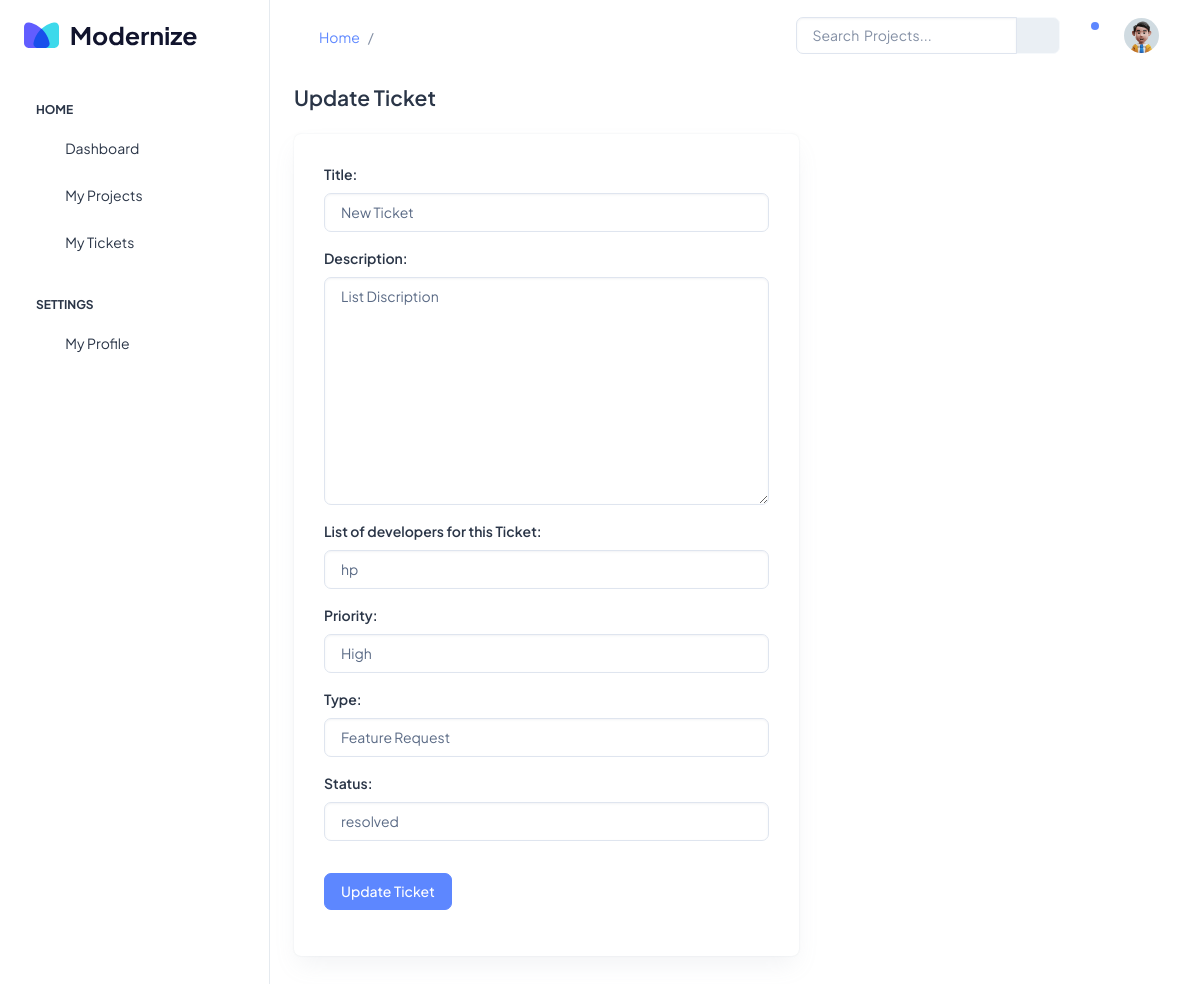
/tickets/1/update, run on the app's committed database.
### tickets/models.py (models this page shows)
class Ticket(models.Model):
    ORDER_STATUS = (
        ("new", "new"),
        ("open", "open"),
        ("inprogress", "inprogress"),
        ("resolved", "resolved"),
        ("additional information required", "additional information required"),
    )
    PRIORITY = {
        ("None", "None"),
        ("Low", "Low"),
        ("Medium", "Medium"),
        ("High", "High"),
    }
    TYPE = {
        ("Bugs/Errors", "Bugs/Errors"),
        ("Feature request", "Feature Request"),
        ("Other Comments", "Other Comments"),
        ("Traning/documents request", "Traning/documents Request"),
    }
    title = models.CharField(max_length=200)
    description = models.TextField()
    status = models.CharField(max_length=40, choices=ORDER_STATUS)
    priority = models.CharField(max_length=40, choices=PRIORITY)
    type = models.CharField(max_length=40, choices=TYPE)
    project = models.ForeignKey(to=Project, on_delete=models.CASCADE)
    submitter = models.ForeignKey(
        to=User, related_name="submitter", on_delete=models.CASCADE
    )
    developer = models.ForeignKey(
        to=User,
        related_name="developer",
        on_delete=models.CASCADE,
    )
    created_at = models.DateTimeField(auto_now_add=True)
    updated_at = models.DateTimeField(auto_now=True)

### tickets/views.py (the view)
# urls.py: path("<int:pk>/update", views.TicketUpdateView.as_view(), name="update_ticket"),
class TicketUpdateView(UpdateView):
    template_name = "tickets/update_ticket.html"
    form_class = TicketForm
    model = Ticket
    context_object_name = "ticket"
    success_url = "/tickets"

### tickets/forms.py
class TicketForm(forms.ModelForm):
    class Meta:
        model = Ticket
        fields = ["title", "description", "developer", "priority", "type", "status"]
        labels = {"developer": "List of developers for this Ticket"}
    def __init__(self, *args, **kwargs):
        project_id = kwargs.pop("project_id", None)
        super(TicketForm, self).__init__(*args, **kwargs)
        if project_id:
            project = Project.objects.get(pk=project_id)
            self.fields["developer"] = forms.ModelChoiceField(
                queryset=project.personnels.all()
            )
        self.fields["developer"].label = "List of developers for this Ticket"
        for visible in self.visible_fields():
            visible.field.widget.attrs["class"] = "form-control"

### tickets/templates/tickets/update_ticket.html
{% extends 'base.html' %}
{% load static %}
{% block content %}
<div class="row">
    <div class="col-md-7">
        <h4 class="fw-semibold mb-4">Update Ticket</h4>
        <div class="card">
            <div class="card-body">
                <form method="POST" action="{% url 'update_ticket' ticket.id%}">
                    {% csrf_token %} {% for field in form %}
                    <div
                        class="form-group mb-3 {% if field.errors %} errors {% endif %}"
                    >
                        <label for="exampleFormControlInput1" class="form-label"
                            >{{ field.label_tag }}</label
                        >
                        {{ field }} {{ field.errors }}
                    </div>
                    {% endfor %}
                    <button class="btn btn-primary my-3" type="submit">
                        Update Ticket
                    </button>
                </form>
            </div>
        </div>
    </div>
</div>
{% endblock content %}

### data on the page
Ticket: form "New Ticket" "List Discription" "hp" "High" "Feature Request" "resolved"

### other printed values
{{ field.label_tag }} "Title:" "Description:" "List of developers for this Ticket:" "Priority:" "Type:" "Status:"
